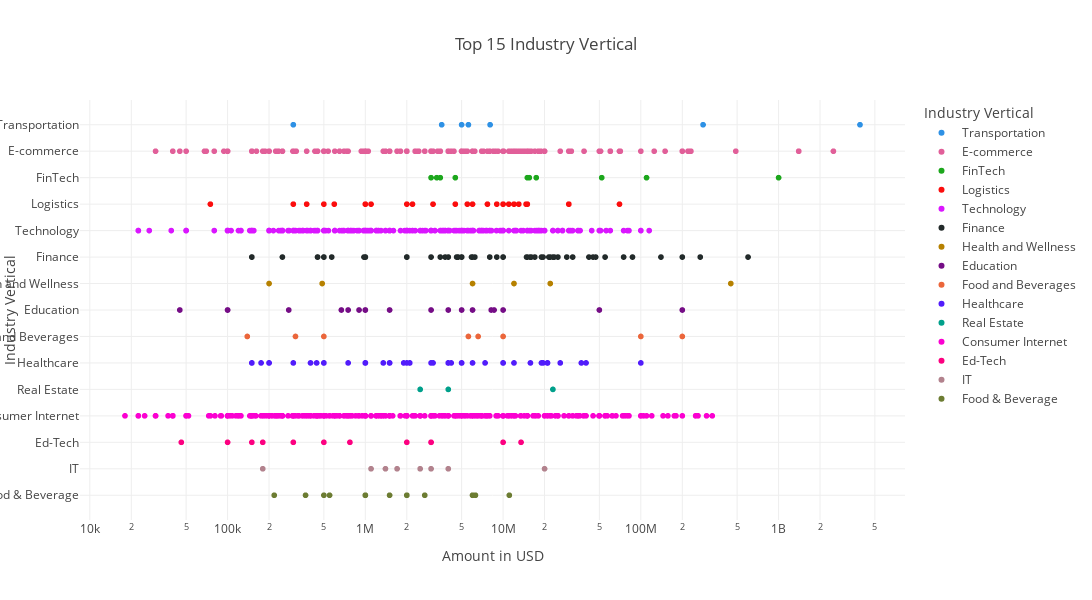

Notebook source saved alongside this figure:
### Code cell
# scatter plot

for template in ["plotly_dark", "plotly", "plotly_white", "ggplot2", "seaborn", "simple_white", "none"]:
    fig = px.scatter(df_top_industry_vertical, x="Amount in USD", y="Industry Vertical", color="Industry Vertical", hover_name="Startup Name", log_x=True, size_max=60,
                title="Top 15 Industry Vertical", labels={"Amount in USD": "Amount in USD", "Industry Vertical": "Industry Vertical"},
                width=1100, height=600, template= 'gridon',
                color_discrete_sequence=px.colors.qualitative.Dark24)
fig.show()

### Figure 1 — Plotly figure (JSON) as saved in the notebook; plotly's stock layout.template omitted (floating-point values rounded to 4 significant figures; data arrays with more than 128 entries replaced by an {"elided": "..."} marker saying what was removed)
{"data": [{"hovertemplate": "<b>%{hovertext}</b><br><br>Industry Vertical=%{y}<br>Amount in USD=%{x}<extra></extra>", "hovertext": ["Shuttl", "eBikeGo", "Vogo Automotive", "Rapido Bike Taxi", "Vogo Automotive Pvt. Ltd.", "Shuttl", "Patel Logistics"], "legendgroup": "Transportation", "marker": {"color": "#2E91E5", "symbol": "circle"}, "mode": "markers", "name": "Transportation", "showlegend": true, "type": "scattergl", "x": [8048394, 300000, 283000000, 3900000000, 3584000, 5000000, 5600000], "xaxis": "x", "y": ["Transportation", "Transportation", "Transportation", "Transportation", "Transportation", "Transportation", "Transportation"], "yaxis": "y"}, {"hovertemplate": "<b>%{hovertext}</b><br><br>Industry Vertical=%{y}<br>Amount in USD=%{x}<extra></extra>", "hovertext": {"elided": "300 str values"}, "legendgroup": "E-commerce", "marker": {"color": "#E15F99", "symbol": "circle"}, "mode": "markers", "name": "E-commerce", "showlegend": true, "type": "scattergl", "x": {"elided": "300 int values"}, "xaxis": "x", "y": {"elided": "300 str values"}, "yaxis": "y"}, {"hovertemplate": "<b>%{hovertext}</b><br><br>Industry Vertical=%{y}<br>Amount in USD=%{x}<extra></extra>", "hovertext": ["wealthbucket", "Aye Finance", "Paytm", "FPL Technologies", "Cashflo", "Tala", "INDwealth", "OkCredit", "Biz2Credit", "Setu"], "legendgroup": "FinTech", "marker": {"color": "#1CA71C", "symbol": "circle"}, "mode": "markers", "name": "FinTech", "showlegend": true, "type": "scattergl", "x": [3000000, 17411265, 1000000000, 4500000, 3300000, 110000000, 15000000, 15500000, 52000000, 3500000], "xaxis": "x", "y": ["FinTech", "FinTech", "FinTech", "FinTech", "FinTech", "FinTech", "FinTech", "FinTech", "FinTech", "FinTech"], "yaxis": "y"}, {"hovertemplate": "<b>%{hovertext}</b><br><br>Industry Vertical=%{y}<br>Amount in USD=%{x}<extra></extra>", "hovertext": ["Pando", "Origo Commodities India Pvt. Ltd", "Blackbuck", "LetsTransport", "StanPlus", "BlackBuck", "Ecom Express", "SpeedBox", "Box My Space", "TruxApp", "VDeliver", "4tigo", "Delhivery", "Loadshare", "Emiza", "Rivigo", "Blackbuck", "Leap India", "GoComet", "Shadowfox", "Connect India", "Pikkol", "MaalGaadi", "Pikkol", "Grab.in", "Quickli", "Truckola", "Gobolt", "Schedulers Logistics", "Zebroads", "Derbii", "WoW Express", "Shipsy", "TruckingCube", "The Porter", "LogiNext", "The Porter"], "legendgroup": "Logistics", "marker": {"color": "#FB0D0D", "symbol": "circle"}, "mode": "markers", "name": "Logistics", "showlegend": true, "type": "scattergl", "x": [9000000, 11000000, 14680000, 12000000, 1100000, 7700000, 30000000, 300000, null, 3100000, null, 10000000, 30000000, null, 4500000, 15000000, 70000000, 13000000, null, 10000000, 1000000, null, 375000, null, 2000000, null, 595000, null, 6000000, 75000, null, 2200000, 1000000, 14900000, 5500000, null, 500000], "xaxis": "x", "y": ["Logistics", "Logistics", "Logistics", "Logistics", "Logistics", "Logistics", "Logistics", "Logistics", "Logistics", "Logistics", "Logistics", "Logistics", "Logistics", "Logistics", "Logistics", "Logistics", "Logistics", "Logistics", "Logistics", "Logistics", "Logistics", "Logistics", "Logistics", "Logistics", "Logistics", "Logistics", "Logistics", "Logistics", "Logistics", "Logistics", "Logistics", "Logistics", "Logistics", "Logistics", "Logistics", "Logistics", "Logistics"], "yaxis": "y"}, {"hovertemplate": "<b>%{hovertext}</b><br><br>Industry Vertical=%{y}<br>Amount in USD=%{x}<extra></extra>", "hovertext": {"elided": "478 str values"}, "legendgroup": "Technology", "marker": {"color": "#DA16FF", "symbol": "circle"}, "mode": "markers", "name": "Technology", "showlegend": true, "type": "scattergl", "x": {"elided": "478 int values"}, "xaxis": "x", "y": {"elided": "478 str values"}, "yaxis": "y"}, {"hovertemplate": "<b>%{hovertext}</b><br><br>Industry Vertical=%{y}<br>Amount in USD=%{x}<extra></extra>", "hovertext": ["InCred", "Progcap", "Alteria Capital", "RenewBuy", "Avail Finance", "BharatPe", "Kuvera", "Samunnati Financial Intermediation & Services Pvt. Ltd", "InCred Finance", "HealthFin", "Finzy", "True North", "Kinara Capital", "Ofbusiness", "Black Soil", "CoinTribe", "Crowdera", "Annapurna Finance", "AyeFinance", "Alpha Capital", "Nivesh", "Drip capital", "Sqqrl", "OpenTap", "Vola", "Aashiyaan", "Varthana", "Loanzen", "AyeFinance", "mintifi", "Mihuru", "Capital Float", "MyLoanCare", "Smartcoin", "Lendingkart", "happay", "Fincash", "AyeFinance", "EarlySalary", "Lendingkart", "Samunnati", "pi Ventures", "OptaCredit", "NeoGrowth Credit", "Aye Finance", "Spandana Sphoorty", "Prest Loans", "Fisdom", "Epiq Capital", "IDG Ventures", "Edelweiss", "MSE", "SaveBC", "Aye Finance", "1Crowd", "GramCover", "ISFC", "NeoGrowth", "LenDenClub", "Veritas Finance", "Buddy", "Villgro"], "legendgroup": "Finance", "marker": {"color": "#222A2A", "symbol": "circle"}, "mode": "markers", "name": "Finance", "showlegend": true, "type": "scattergl", "x": [5900000, 5000000, 140000000, 19000000, 9000000, 75000000, 45000000, 5000000, 42000000, null, 1000000, 600000000, 5000000, 29000000, 17000000, 10000000, null, 23000000, 21500000, 14800000, 450000, 15000000, 1000000, 450000, 500000, 2000000, 55000000, null, 4600000, 2000000, 150000, 22000000, 978000, 2000000, 87000000, 250000, 150000, 3800000, 15700000, 4700000, 23500000, 25000000, 4000000, 47000000, 6240000, 19500000, 570000, 3000000, 200000000, 10000000, 270000000, 32000000, 6000000, 8000000, null, 1000000, 6000000, 16000000, null, 4700000, 500000, 3500000], "xaxis": "x", "y": ["Finance", "Finance", "Finance", "Finance", "Finance", "Finance", "Finance", "Finance", "Finance", "Finance", "Finance", "Finance", "Finance", "Finance", "Finance", "Finance", "Finance", "Finance", "Finance", "Finance", "Finance", "Finance", "Finance", "Finance", "Finance", "Finance", "Finance", "Finance", "Finance", "Finance", "Finance", "Finance", "Finance", "Finance", "Finance", "Finance", "Finance", "Finance", "Finance", "Finance", "Finance", "Finance", "Finance", "Finance", "Finance", "Finance", "Finance", "Finance", "Finance", "Finance", "Finance", "Finance", "Finance", "Finance", "Finance", "Finance", "Finance", "Finance", "Finance", "Finance", "Finance", "Finance"], "yaxis": "y"}, {"hovertemplate": "<b>%{hovertext}</b><br><br>Industry Vertical=%{y}<br>Amount in USD=%{x}<extra></extra>", "hovertext": ["Misters", "Healthians", "GOQii", "Azah", "Vyome Therapeutics Inc.", "HealthifyMe"], "legendgroup": "Health and Wellness", "marker": {"color": "#B68100", "symbol": "circle"}, "mode": "markers", "name": "Health and Wellness", "showlegend": true, "type": "scattergl", "x": [486000, 12000000, 450000000, 200000, 22000000, 6000000], "xaxis": "x", "y": ["Health and Wellness", "Health and Wellness", "Health and Wellness", "Health and Wellness", "Health and Wellness", "Health and Wellness"], "yaxis": "y"}, {"hovertemplate": "<b>%{hovertext}</b><br><br>Industry Vertical=%{y}<br>Amount in USD=%{x}<extra></extra>", "hovertext": ["Sunstone Eduversity Pvt. Ltd", "Furtados School of Music", "Genius Corner", "Rao IIT Academy", "Eruditus", "Simplilearn", "TopRankers", "Byjus", "Convegenius", "CueMath", "Prepathon", "EduAce Services", "Fundamentor", "EduPristine", "Vahan", "Imarticus Learning", "Magic Crate", "Avanti Learning", "Career360", "MyChild App", "MyCity4Kids", "Justdakhila.com", "Myly", "Gyaanzone"], "legendgroup": "Education", "marker": {"color": "#750D86", "symbol": "circle"}, "mode": "markers", "name": "Education", "showlegend": true, "type": "scattergl", "x": [1500000, 200000000, 278000, 8600000, 8200000, 6000000, 670000, 50000000, 900000, 4000000, null, 1000000, null, 10000000, null, 1000000, null, 5000000, null, 100000, 3000000, 750000, 100000, 45000], "xaxis": "x", "y": ["Education", "Education", "Education", "Education", "Education", "Education", "Education", "Education", "Education", "Education", "Education", "Education", "Education", "Education", "Education", "Education", "Education", "Education", "Education", "Education", "Education", "Education", "Education", "Education"], "yaxis": "y"}, {"hovertemplate": "<b>%{hovertext}</b><br><br>Industry Vertical=%{y}<br>Amount in USD=%{x}<extra></extra>", "hovertext": ["Burger Singh", "HungerBox", "Daalchini Technologies", "Bira91", "Bira91", "GoDesi", "Zomato", "Swiggy", "holachef"], "legendgroup": "Food and Beverages", "marker": {"color": "#EB663B", "symbol": "circle"}, "mode": "markers", "name": "Food and Beverages", "showlegend": true, "type": "scattergl", "x": [0, 6590000, 500000, 10000000, 5600000, 138995, 200000000, 100000000, 311200], "xaxis": "x", "y": ["Food and Beverages", "Food and Beverages", "Food and Beverages", "Food and Beverages", "Food and Beverages", "Food and Beverages", "Food and Beverages", "Food and Beverages", "Food and Beverages"], "yaxis": "y"}, {"hovertemplate": "<b>%{hovertext}</b><br><br>Industry Vertical=%{y}<br>Amount in USD=%{x}<extra></extra>", "hovertext": ["Medikabazaar", "3HCare", "MamaEarth", "MyUpchar", "iNICU", "5th Vital", "MEngage", "Healthsignz", "Zoctr", "Theranosis", "NirogStreet", "Tynor Othontics", "Sigtuple", "mfine", "HWell24", "Letsmd", "Pregbuddy", "mamaearth", "Visit", "Doxper", "Wellthy", "MedGenome", "Karma Healthcare", "Asia Institute Of Medical Science", "Healthi", "Shape", "healthifyme", "MedTel", "The Healthy Billions", "Predible Health", "Axio", "eKincare", "PeeSafe", "CureFit", "Cygnus Hospitals", "Portea", "MobieFit", "OncoStem", "HWell24 Plus", "Curatio", "PeeSafe.in", "HealthIntel", "Healthcare at Home", "Medwell Ventures", "QorQI", "Niramai", "iGenetics", "PeeBuddy", "Xcode", "Tricog", "MobiDent", "Puro Wellness", "Cult", "HEAL Institute", "Vyome Biosciences", "Life Circle", "Address Health", "Consure Medical", "Cult Fitness", "medECUBE", "Pramati", "Touchkin", "Transcell", "LiveNutriFit", "Invictus Oncology", "PlanMy MedicalTrip", "Care24", "Obino", "Remidio", "Saral Designs", "Gajty"], "legendgroup": "Healthcare", "marker": {"color": "#511CFB", "symbol": "circle"}, "mode": "markers", "name": "Healthcare", "showlegend": true, "type": "scattergl", "x": [15800000, 1000000, 4000000, 5000000, null, 500000, 175000, 5000000, null, null, 300000, 21000000, 19000000, 4200000, 200000, 1000000, null, null, null, 1900000, 2100000, 10000000, 500000, 21000000, 3100000, 100000000, 12000000, null, 2100000, null, 7400000, 1500000, 1000000, 10000000, 750000, 26000000, 1350000, 6000000, null, null, 1000000, null, 40000000, 21000000, null, null, 19500000, 443000, null, null, null, 37000000, 3000000, null, 2000000, 150000, 1500000, null, null, 4000000, 200000, 400000, null, null, null, 150000, 4000000, null, null, null, null], "xaxis": "x", "y": ["Healthcare", "Healthcare", "Healthcare", "Healthcare", "Healthcare", "Healthcare", "Healthcare", "Healthcare", "Healthcare", "Healthcare", "Healthcare", "Healthcare", "Healthcare", "Healthcare", "Healthcare", "Healthcare", "Healthcare", "Healthcare", "Healthcare", "Healthcare", "Healthcare", "Healthcare", "Healthcare", "Healthcare", "Healthcare", "Healthcare", "Healthcare", "Healthcare", "Healthcare", "Healthcare", "Healthcare", "Healthcare", "Healthcare", "Healthcare", "Healthcare", "Healthcare", "Healthcare", "Healthcare", "Healthcare", "Healthcare", "Healthcare", "Healthcare", "Healthcare", "Healthcare", "Healthcare", "Healthcare", "Healthcare", "Healthcare", "Healthcare", "Healthcare", "Healthcare", "Healthcare", "Healthcare", "Healthcare", "Healthcare", "Healthcare", "Healthcare", "Healthcare", "Healthcare", "Healthcare", "Healthcare", "Healthcare", "Healthcare", "Healthcare", "Healthcare", "Healthcare", "Healthcare", "Healthcare", "Healthcare", "Healthcare", "Healthcare"], "yaxis": "y"}, {"hovertemplate": "<b>%{hovertext}</b><br><br>Industry Vertical=%{y}<br>Amount in USD=%{x}<extra></extra>", "hovertext": ["Innov8", "Tata Housing", "Wired Hub", "MyGubbi", "BHIVE", "Qdesq"], "legendgroup": "Real Estate", "marker": {"color": "#00A08B", "symbol": "circle"}, "mode": "markers", "name": "Real Estate", "showlegend": true, "type": "scattergl", "x": [4000000, 23000000, null, 2500000, null, null], "xaxis": "x", "y": ["Real Estate", "Real Estate", "Real Estate", "Real Estate", "Real Estate", "Real Estate"], "yaxis": "y"}, {"hovertemplate": "<b>%{hovertext}</b><br><br>Industry Vertical=%{y}<br>Amount in USD=%{x}<extra></extra>", "hovertext": {"elided": "941 str values"}, "legendgroup": "Consumer Internet", "marker": {"color": "#FB00D1", "symbol": "circle"}, "mode": "markers", "name": "Consumer Internet", "showlegend": true, "type": "scattergl", "x": {"elided": "941 int values"}, "xaxis": "x", "y": {"elided": "941 str values"}, "yaxis": "y"}, {"hovertemplate": "<b>%{hovertext}</b><br><br>Industry Vertical=%{y}<br>Amount in USD=%{x}<extra></extra>", "hovertext": ["quizizz", "kidovators", "Chrysalis", "Edureka", "IndigoLearn", "Vedantu", "Kriger Campus", "IMAX Program", "Littlemore", "Toppr", "Shirsa Labs", "Avishkaar Box", "Purple Squirrel", "Nayi Disha"], "legendgroup": "Ed-Tech", "marker": {"color": "#FC0080", "symbol": "circle"}, "mode": "markers", "name": "Ed-Tech", "showlegend": true, "type": "scattergl", "x": [3000000, 180000, null, 2000000, 150000, 10000000, 46140, 13500000, 3000000, 100000, 500000, 772500, null, 300000], "xaxis": "x", "y": ["Ed-Tech", "Ed-Tech", "Ed-Tech", "Ed-Tech", "Ed-Tech", "Ed-Tech", "Ed-Tech", "Ed-Tech", "Ed-Tech", "Ed-Tech", "Ed-Tech", "Ed-Tech", "Ed-Tech", "Ed-Tech"], "yaxis": "y"}, {"hovertemplate": "<b>%{hovertext}</b><br><br>Industry Vertical=%{y}<br>Amount in USD=%{x}<extra></extra>", "hovertext": ["Narvar", "Anchanto", "19th mile", "Entropik", "Elucidata", "Disprz", "Capillary", "Credy"], "legendgroup": "IT", "marker": {"color": "#B2828D", "symbol": "circle"}, "mode": "markers", "name": "IT", "showlegend": true, "type": "scattergl", "x": [3000000, 4000000, 180000, 1100000, 1700000, 2500000, 20000000, 1400000], "xaxis": "x", "y": ["IT", "IT", "IT", "IT", "IT", "IT", "IT", "IT"], "yaxis": "y"}, {"hovertemplate": "<b>%{hovertext}</b><br><br>Industry Vertical=%{y}<br>Amount in USD=%{x}<extra></extra>", "hovertext": ["RAW Pressery", "FYRE", "Chevon", "GoldFarm", "MyGreens", "HealthSutra", "WayCool", "Faasos", "Fresh Food Concepts", "Sattviko", "Chai Thela", "Yumlane", "Drums Food", "Bonhomia", "Biryani Blues", "Tpot", "Roll Mafia", "Dropkaffe", "Big Fish Ventures", "Hello Curry", "Bonhomia", "B9 Beverages", "WIMWI Foods"], "legendgroup": "Food & Beverage", "marker": {"color": "#6C7C32", "symbol": "circle"}, "mode": "markers", "name": "Food & Beverage", "showlegend": true, "type": "scattergl", "x": [6000000, 500000, null, 2000000, 1000000, null, 2700000, 6300000, 2000000, null, 218000, 1000000, null, null, 368000, null, null, 550000, 11100000, 1500000, 1000000, 6000000, null], "xaxis": "x", "y": ["Food & Beverage", "Food & Beverage", "Food & Beverage", "Food & Beverage", "Food & Beverage", "Food & Beverage", "Food & Beverage", "Food & Beverage", "Food & Beverage", "Food & Beverage", "Food & Beverage", "Food & Beverage", "Food & Beverage", "Food & Beverage", "Food & Beverage", "Food & Beverage", "Food & Beverage", "Food & Beverage", "Food & Beverage", "Food & Beverage", "Food & Beverage", "Food & Beverage", "Food & Beverage"], "yaxis": "y"}], "layout": {"height": 600, "legend": {"title": {"text": "Industry Vertical"}, "tracegroupgap": 0}, "title": {"text": "Top 15 Industry Vertical"}, "width": 1100, "xaxis": {"anchor": "y", "domain": [0, 1], "title": {"text": "Amount in USD"}, "type": "log"}, "yaxis": {"anchor": "x", "categoryarray": ["Food & Beverage", "IT", "Ed-Tech", "Consumer Internet", "Real Estate", "Healthcare", "Food and Beverages", "Education", "Health and Wellness", "Finance", "Technology", "Logistics", "FinTech", "E-commerce", "Transportation"], "categoryorder": "array", "domain": [0, 1], "title": {"text": "Industry Vertical"}}}}
